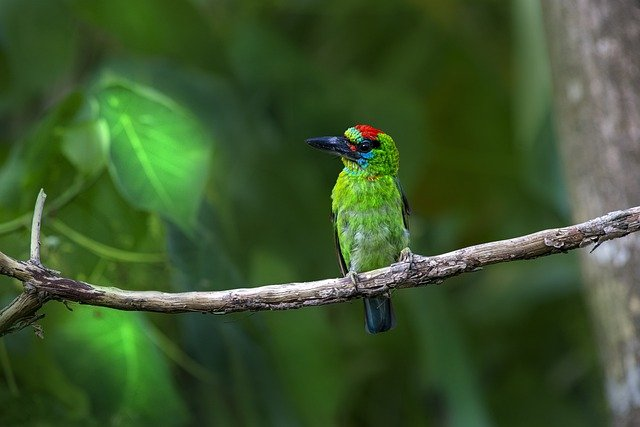
#> input picture data/red-throated-barbet.jpg, 640 x 427 px
$ jupyter execute --allow-errors 01-elementary_image_operations.ipynb   (shell and % lines are left out)
#> lines starting #> are read from the running program, lines starting #| are printed output that depends on the picture; after the words box and inside, x2 and y2 are one past the last pixel; in counts of white or black regions, pixels touching at a corner belong together
[](https://colab.research.google.com/github/vmetsis/cads-cv/blob/main/01-elementary_image_operations.ipynb)

# Elementary Image Operations

In this module, we will learn the basics of manipulating images using Python.

Upon completion of this module, you will be able to:

- Load an image from your local file system and display it in your development environment
- Modify an image by changing its color and geometric properties
- Save an image to your local file system.

## Download data

[cell 1]
# If running on Google Colab, download the data first.

import os
import sys

def download_files(base_url, files, local_dir):
    if not os.path.exists(local_dir):
        os.makedirs(local_dir)
    for file in files:
        file_url = base_url + file
        os.system(f"wget -q {file_url} -P {local_dir}")

def download_data():
    base_url = "https://raw.githubusercontent.com/vmetsis/cads-cv/main/data/"
    data_files = ["red-throated-barbet.jpg"]
    faces_files = ["faces/04305d01.bmp", "faces/04309d01.bmp"]

    download_files(base_url, data_files, 'data')
    download_files(base_url, faces_files, 'data/faces')

if 'google.colab' in sys.modules:
    download_data()

## Loading and displaying an image

Let's load an image. We will use the Python OpenCV library `cv2`.

[cell 2]
import numpy as np          # numpy is a package for scientific computing in Python
import cv2 as cv            # cv2 is a package for computer vision in Python

img = cv.imread('data/red-throated-barbet.jpg')
#> img is the input picture: shape (427, 640, 3); mean B, G, R 44.6, 85.8, 60.4

Let's display the image. Although OpenCV has a built-in function to display images, it cannot display images inside Jupyter notebooks. For that reason, we will use the [Matplotlib](https://matplotlib.org/3.5.0/tutorials/introductory/images.html) library to display images. We should note that OpenCV follows the BGR color convention whereas Matplotlib follows the RGB color convention. Thus, for the image to be rendered correctly, we have to make that conversion first.

[cell 3]
import matplotlib.pyplot as plt # matplotlib is a package for plotting data in Python

# this line is necessary to show the image in the notebook

img_rgb = cv.cvtColor(img, cv.COLOR_BGR2RGB)        # Convert from BGR to RGB color scheme

plt.imshow(img_rgb)
plt.title('Sample Image')
plt.show()

Matplotlib by default displayes the axes, which in this case correspond to pixel positions. If we don't want to show the axes, we can turn them off by calling the function `axis('off')`.

[cell 4]
plt.imshow(img_rgb)
plt.axis('off')
plt.show()

### What's in an image?

An image is made of a matrix of pixels. Each pixel has a different color, in a color image, or a different shade of gray, in a grayscale image.

A **grayscale** image is a 2D array (rows x columns) of intensity values. Typically, 8 bits per intensity value.Range from 0 to 255.

A **color** image is three 2D arrays of intensity values for red, green, and blue.

Let's explore the contents of the bird image above.

[cell 5]
print(img.shape)
#| (427, 640, 3)

We notice that the shape of the matrix `img` in which the image was loaded is (427x640x3). That is because the image has a resolution of 427-by-640 pixels and each pixel is made of three values, its Blue, Green, and Red channels.

We can access parts of an image by using numpy array slicing operations. Slicing in python means taking elements from one given index to another given index.

[cell 6]
img_patch = img_rgb[120:180, 320:380, :]        # Extract a patch from the image
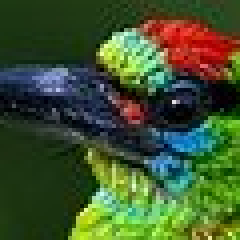
#> img_patch: shape (60, 60, 3) (shown 4 times larger); mean R, G, B 63.7, 83.7, 46.4

[cell 7]
plt.imshow(img_patch)

[cell 8]
print(img_patch.shape)
#| (60, 60, 3)

Let's zoom in further and look at the pixel values of the rows 20:30 and columns 40:50 of the blue channel. As we mentioned earlier, we will notice values ranging from 0 to 255.

[cell 9]
print(img_patch[20:30, 40:50, 0])
#| [[109  15   0   0  42  96  63  35   0   1]
#|  [ 15  11  21 101 121  88  78  66  54  17]
#|  [  0  82  38  49   0   0   0   0  34  44]
#|  [  7   5   0   8  23  18  35  24   0  31]
#|  [  6  23  31  24  54  50  39  42  33  34]
#|  [ 34  14  22 225 140  38  59  45  10  35]
#|  [ 26   1  14  45   0   0   3  25   7  21]
#|  [ 14   0   3   2   0   4   0   5   5  38]
#|  [  0   4   0   0  17  13   6   1  18  14]
#|  [ 32   0   2   0   0   1   8   6  24  27]]

We can also save an image to our file system. For example if we wanted to save the cropped patch:

[cell 10]
cv.imwrite('data/patch.png', img_patch)       # Save the patch to a file
#> Out = True

## Image color spaces and channels

We can access the Blue, Green, and Red values of a particular pixel by a simple array operation, e.g.

[cell 11]
print("Blue value at pixel [10, 20]: ", img[10, 20, 0])
#| Blue value at pixel [10, 20]:  36
print("Green value at pixel [10, 20]: ", img[10, 20, 1])
#| Green value at pixel [10, 20]:  74
print("Red value at pixel [10, 20]: ", img[10, 20, 2])
#| Red value at pixel [10, 20]:  46

# Or we can extract the blue, green, and red values of pixel [10, 20] all at once
(b, g, r) = img[10, 20, :]
#> b = 36; g = 74; r = 46
print("Pixel values at pixel [10, 20]: B = {}, G = {}, R = {}".format(b, g, r))
#| Pixel values at pixel [10, 20]: B = 36, G = 74, R = 46

Each color channel is made of 8 bits, thus it can take 256 possilbe values, from 0 to 255. 0 denoting the complete absense of that color and 255 the maximum value for that color. Every pixel is made of a combination the color values for the B, G, R channels.

We can split those three channels into its components (B, G, R)

[cell 12]
b,g,r = cv.split(img)            # Split the image into its three channels
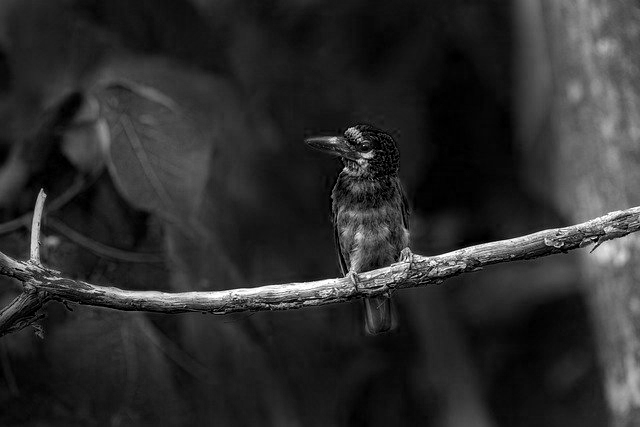
#> b: shape (427, 640); min 0, max 255, mean 44.6
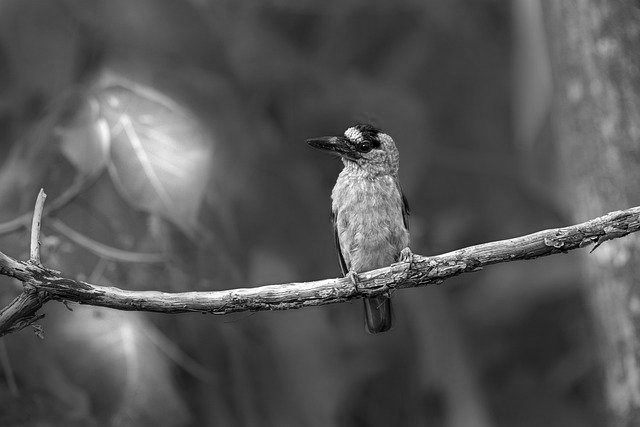
#> g: shape (427, 640); min 0, max 255, mean 85.8

[cell 13]
print(b.shape)
#| (427, 640)

We notice that when we print the matrix b of the blue channel, there is no third dimension anymore. We can display each channel separately.

[cell 14]
# Print the type of the b channel of the image
print(type(b[0,0]))
#| <class 'numpy.uint8'>

Let's scale the values of the pixels to the range `[0,1]` and display the three channels separately. We will also normalize the each pixel value for each channel by dividing it by the sum of the three channels `(b+g+r)`. This will take away the total intensity of the pixel and leave us with the relative intensity of each channel.

[cell 15]
# Normalize each channel of the image to the range [0, 1]
b_norm = b / 255.0
g_norm = g / 255.0
r_norm = r / 255.0

# Divide by the sum of the channels
epsilon = 1e-10      # A small number to avoid division by zero
b_norm = b_norm / (b_norm + g_norm + r_norm + epsilon)
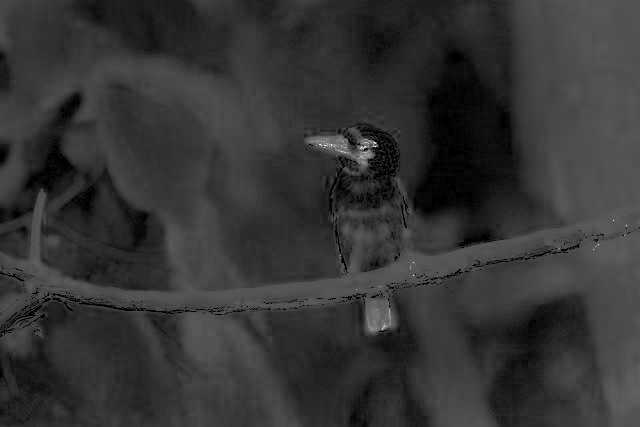
#> b_norm: shape (427, 640) float64; min 0, max 1, mean 0.207
g_norm = g_norm / (b_norm + g_norm + r_norm + epsilon)
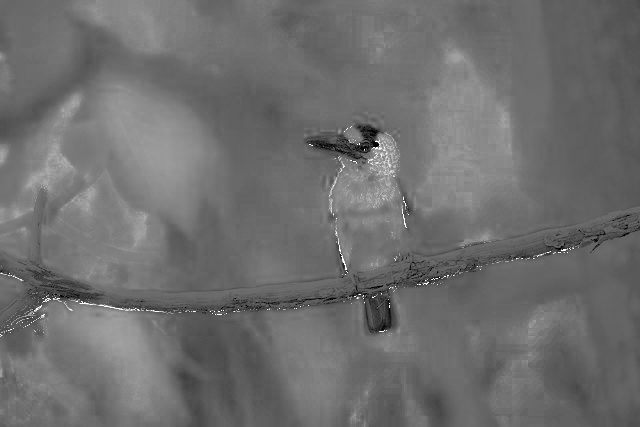
#> g_norm: shape (427, 640) float64; min 0, max 1, mean 0.433
r_norm = r_norm / (b_norm + g_norm + r_norm + epsilon)
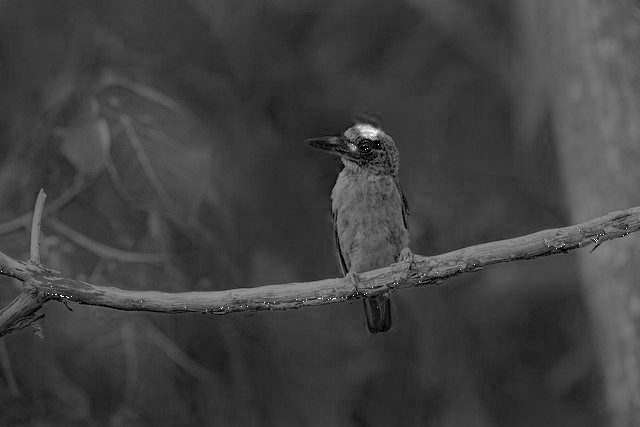
#> r_norm: shape (427, 640) float64; min 0, max 1, mean 0.253

[cell 16]
# Specify a size for all subplots
plt.figure(figsize=(20,5))                # Create a figure of size 20x5

# Create subplots of one row and three columns: subplot(nrows, ncols, index, **kwargs)
# For documentation, see https://matplotlib.org/stable/api/_as_gen/matplotlib.pyplot.subplot.html
plt.subplot(1, 4, 1),plt.imshow(img_rgb),plt.title('Original image')
plt.subplot(1, 4, 2),plt.imshow(b_norm, 'Blues', vmin=0.2, vmax=0.7),plt.title('Blue channel')
plt.subplot(1, 4, 3),plt.imshow(g_norm, 'Greens', vmin=0.2, vmax=0.7),plt.title('Green channel')
plt.subplot(1, 4, 4),plt.imshow(r_norm, 'Reds', vmin=0.2, vmax=0.7),plt.title('Red channel')
plt.show()

We can also merge channels.

[cell 17]
img = cv.merge((b,g,r))                         # Merge the three channels back together
img_rgb = cv.cvtColor(img, cv.COLOR_BGR2RGB)    # Convert from BGR to RGB color scheme

plt.imshow(img_rgb)
plt.title('Sample Image')
plt.show()

## Arithmetic operations on images

### Addition
Let's create two matrices (2-dimensional numpy arrays) with a single pixel in each. Pixel values are 8-bit unsigned integers with value range from 0 to 255.

[cell 18]
x = np.uint8([250])                            # Create a numpy array of a single integer
y = np.uint8([10])

print(x + y)

[cell 19]
print(cv.add(x, y))

We notice that adding `x + y` produces a sum of 4. That's because a sum greater than 255 results in an overflow for a uint8. Adding those numbers using the cv `add` function on the other hand results in a sum of 255. That's because the cv function knows that the maximum possible value for an image pixel is 255, and automatically sets the sum to that value when it is greater than 255.

The same can be done with whole images. Let's load two grayscale face pictures and add them together.

[cell 20]
# Read a gray scale image
face1 = cv.imread('data/faces/04305d01.bmp', cv.IMREAD_GRAYSCALE)   # Read the image in grayscale
face2 = cv.imread('data/faces/04309d01.bmp', 0)                     # Alternatively, we can pass the flag 0 to read
                                                                    # an image in grayscale

# Create a subplot of one row and two columns
plt.figure(figsize=(10,5))
#> (the rest of this cell did not finish here and is left out)

Let's add the two faces together.

[cell 21]
# Add the two images
blended_face = cv.add(face1, face2)

# Show the blended face
#> (the rest of this cell did not finish here and is left out)

Notice how the final result is a mix of the two faces, and it looks brighter than the original faces because the sum of the pixel values get closer to 255 which is the grayscale value for white.

We can also control how strongly each face will control the result by doing a weighted addition using the function `cv.addWeighted()`.

The weighted addition uses the following formula:
$$ dst = \alpha \cdot img1 + \beta \cdot img2 + \gamma $$
where $\alpha$ and $\beta$ are the weights of the first and second elements respectively, and $\gamma$ is an extra scalar we may want to add to the sum.

[cell 22]
# Perform a weighted sum of the two images
weighted_blend = cv.addWeighted(face1, 0.3, face2, 0.8, 0)

# Show the weighted blend
#> (the rest of this cell did not finish here and is left out)

### Bitwise boolean operations

Bitwise boolean operations, like AND (`&`), OR (`|`), XOR (`^`), and NOT (`~`) are used to perform boolean operations on images.

Such operations are easier to see on binary images. A binary image is a 2D array of 0s and 1s.

[cell 23]
# Generate a two dimensional binary numpy array that contains a circle
# The circle is centered at (100, 100) and has radius 50
# The circle is filled with ones
circle = np.zeros((200, 200), np.uint8)
cv.circle(circle, (100, 100), 50, 255, -1)
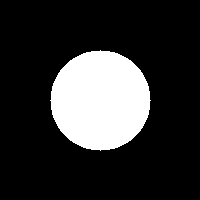
#> circle: shape (200, 200); 19.6% white; 1 white region, box (x1, y1, x2, y2) and area: (50, 50, 151, 151) 7845

# Display the circle
plt.imshow(circle, cmap='gray'),plt.title('Circle')

[cell 24]
# Generate a two dimensional binary numpy array that contains a rectangle
# The top left corner of the rectangle is at (50, 50) and has width 50 and height of 100
# The square is filled with ones
rectangle = np.zeros((200, 200), np.uint8)
cv.rectangle(rectangle, (50, 50), (100, 150), 255, -1)
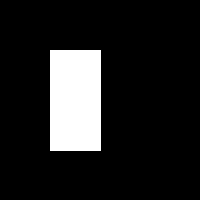
#> rectangle: shape (200, 200); 12.9% white; 1 white region, box (x1, y1, x2, y2) and area: (50, 50, 101, 151) 5151

# Display the square
plt.imshow(rectangle, cmap='gray'),plt.title('Square')

Let's now apply some bitwise boolean operations to the circle and the rectangle.

[cell 25]
# Bitwise AND the circle and the square
bitwise_and = cv.bitwise_and(circle, rectangle)

# Display the bitwise AND
plt.imshow(bitwise_and, cmap='gray'),plt.title('Bitwise AND')

[cell 26]
# Bitwise OR the circle and the square
bitwise_or = cv.bitwise_or(circle, rectangle)

# Display the bitwise OR
plt.imshow(bitwise_or, cmap='gray'),plt.title('Bitwise OR')
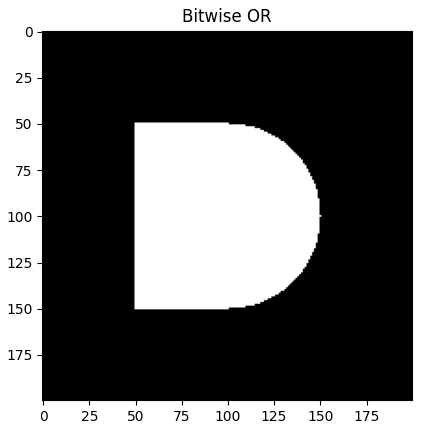
#> figure drawn by matplotlib, 1 panel

[cell 27]
# Bitwise NOT the circle
bitwise_not = cv.bitwise_not(circle)

# Display the bitwise NOT
plt.imshow(bitwise_not, cmap='gray'),plt.title('Bitwise NOT')
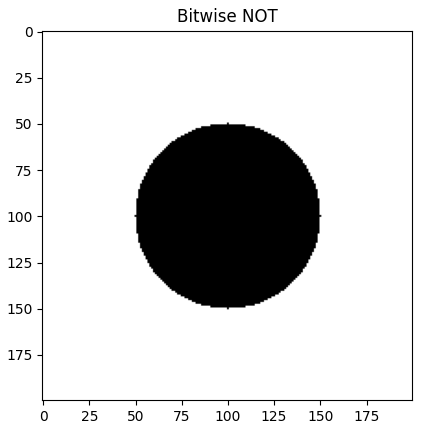
#> figure drawn by matplotlib, 1 panel

## Geometric transformations of images

Another type of transformation that we can apply to images is geometric transformations. As the name implies, such transformations change the shape of the image. Examples of such transformations are translation, rotation, affine transformation etc.

### Scaling
Let's apply some of those transformations to one of the faces that we previously loaded.

#> (a cell that did not finish here is left out)

As you can see, the axes now have the range 0-50 as opposed to 0-100 that they did before, indicating that the image image is half the size. We can also verify that by printing out the dimensions of the original face1 and the resized one.

#> (a cell that did not finish here is left out)

Other geometric operations, like translation, rotation, and affine transformations can be done with the help of the function `cv.warpAffine`.

### Translation

Translation is the shifting of an object's location. If you know the shift in the (x,y) direction and let it be $(t_x,t_y)$, you can create the transformation matrix M as follows:

$$ M = \begin{bmatrix} 1 & 0 & t_x \\ 0 & 1 & t_y \end{bmatrix} $$

Let's translate the face image by a few pixels.

[cell 30]
# Translate face1 by 20 pixels to the right and 30 pixels down
M = np.float32([[1, 0, 20], [0, 1, 30]])                    # Define the translation matrix
#> (the rest of this cell did not finish here and is left out)

### Rotation

Rotation of an image for an angle $θ$ is achieved by the transformation matrix of the form.

$$ M = \begin{bmatrix} cos\theta & -sin\theta \\ sin\theta & cos\theta \end{bmatrix} $$

But OpenCV provides scaled rotation with adjustable center of rotation so that you can rotate at any location you prefer. The modified transformation matrix is given by

$$ \begin{bmatrix} \alpha & \beta & (1- \alpha ) \cdot center.x - \beta \cdot center.y \\ - \beta & \alpha & \beta \cdot center.x + (1- \alpha ) \cdot center.y \end{bmatrix} $$
where:
$$ \begin{array}{l} \alpha = scale \cdot \cos \theta , \\ \beta = scale \cdot \sin \theta \end{array} $$

To find this transformation matrix, OpenCV provides a function, `cv.getRotationMatrix2D`. Check out the below example which rotates the image by 90 degree with respect to center without any scaling.

#> (a cell that did not finish here is left out)

### Affine Transformation
In affine transformation, all parallel lines in the original image will still be parallel in the output image. To find the transformation matrix, we need three points from the input image and their corresponding locations in the output image. Then `cv.getAffineTransform` will create a 2x3 matrix which is to be passed to `cv.warpAffine`.

Check the below example, and also look at the points I selected (which are marked in green color):

[cell 32]
# Auxiliary function to draw a few points on a given image
def draw_points(img, points):
    for x, y in points:
        cv.circle(img, (int(x), int(y)), 2, (255, 255, 255), -1)
